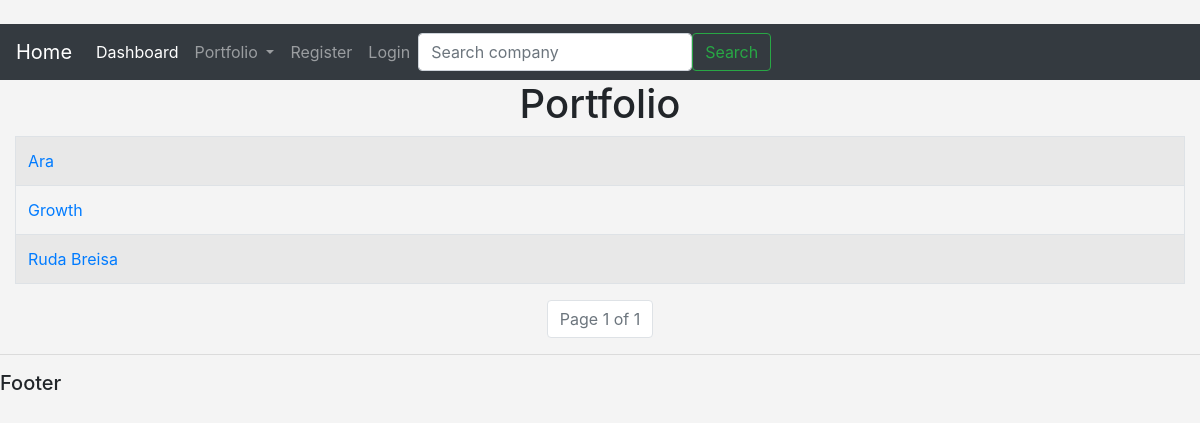
Before: /list_portfolio?page=4 with the older database file.
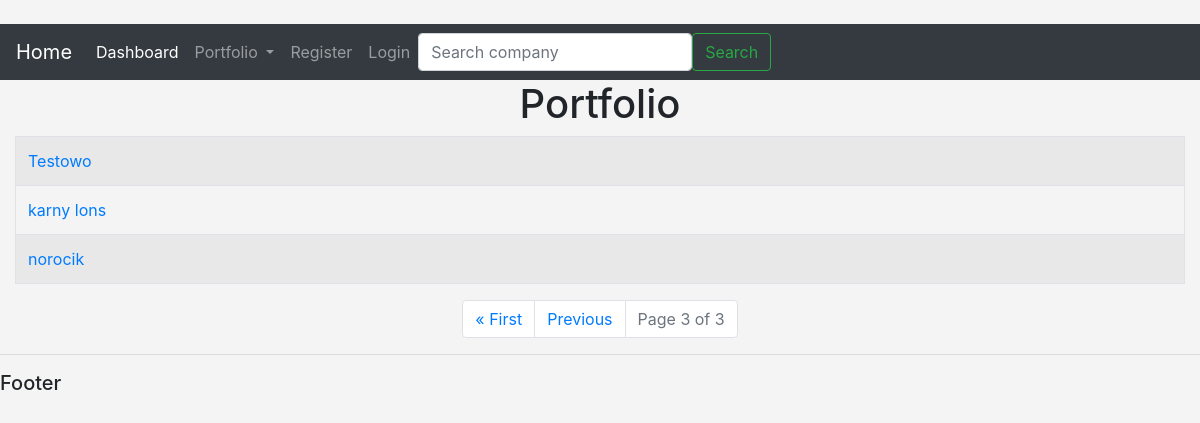
After: the same page with the newer database file.
### base/models.py (models this page shows)
class Portfolio(models.Model):
    name = models.CharField('name', max_length=60)
    company = models.ManyToManyField(Company, blank=True, null=True)
    user = models.IntegerField('portfolio user', blank=False, default=1)
    def __str__(self):
        return self.name

### base/views.py (the view)
# urls.py: path('list_portfolio', views.list_portfolio, name='list-portfolio'),
def list_portfolio(request):
    list_portfolio = Portfolio.objects.all().order_by('name')
    p = Paginator(list_portfolio, 3)
    page = request.GET.get('page')
    portfolios = p.get_page(page)
    return render(request, 'base/portfolio.html', {'show_portfolio': list_portfolio, 'portfolios': portfolios})

### base/templates/base/portfolio.html (shortened to what this page needs)
{% extends 'base/main.html' %}
{% block content %}
    <center>
    <h1>Portfolio</h1>
<table class="table table-striped table-hover table-bordered">
        {% for portfolio in portfolios %}
    <tr>
        <td>
            <a href="{% url 'show-portfolio' portfolio.id %}">{{ portfolio }}</a> <br>
        </td>
    </tr>
        {% endfor %}
</table>
    </center>
<nav aria-label="Page navigation example">
  <ul class="pagination justify-content-center">
{% if portfolios.has_previous %}
    <li class="page-item"><a class="page-link" href="?page=1">&laquo First</a></li>
    <li class="page-item"><a class="page-link" href="?page={{ portfolios.previous_page_number }}">Previous</a></li>
{% endif %}
<li class="page-item disabled"><a href="#" class="page-link">Page {{ portfolios.number }} of {{ portfolios.paginator.num_pages }}</a></li>
</ul>
</nav>
{% endblock content %}

Changed rows visible on the page:
no longer on this page (row unchanged): Portfolio: name "Ara"
no longer on this page (row unchanged): Portfolio: name "Growth"
no longer on this page (row unchanged): Portfolio: name "Ruda Breisa"
added Portfolio: name "Testowo"
added Portfolio: name "karny lons"
added Portfolio: name "norocik"
Other visible differences:
{{ portfolios.number }}: "1" → "3"
{{ portfolios.paginator.num_pages }}: "1" → "3"
text now shown: "« First Previous"
